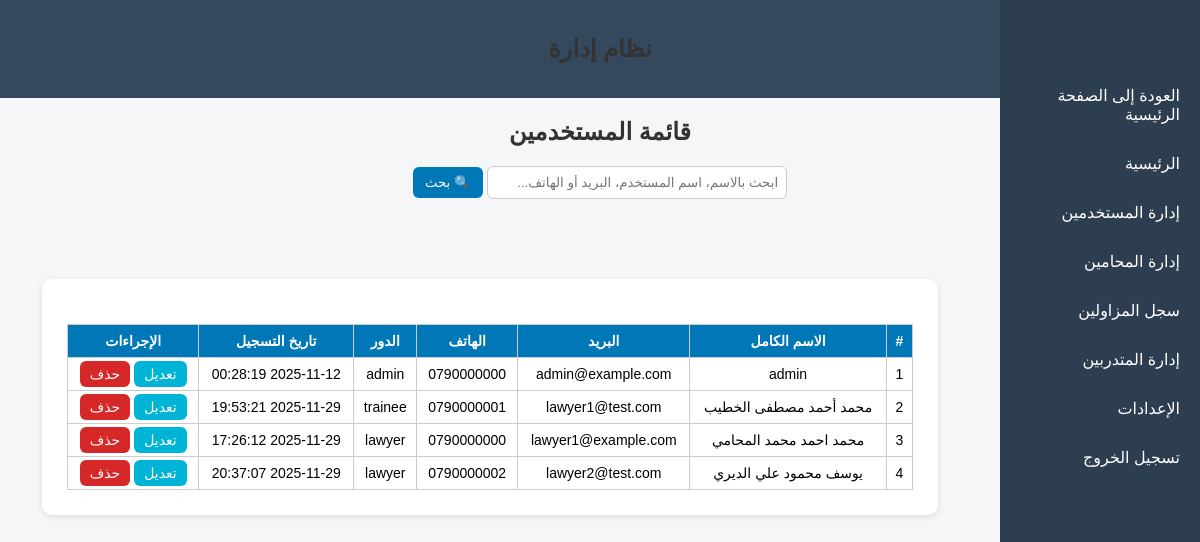
/admin/users/users.php (signed in), run on an earlier commit of the app's database.
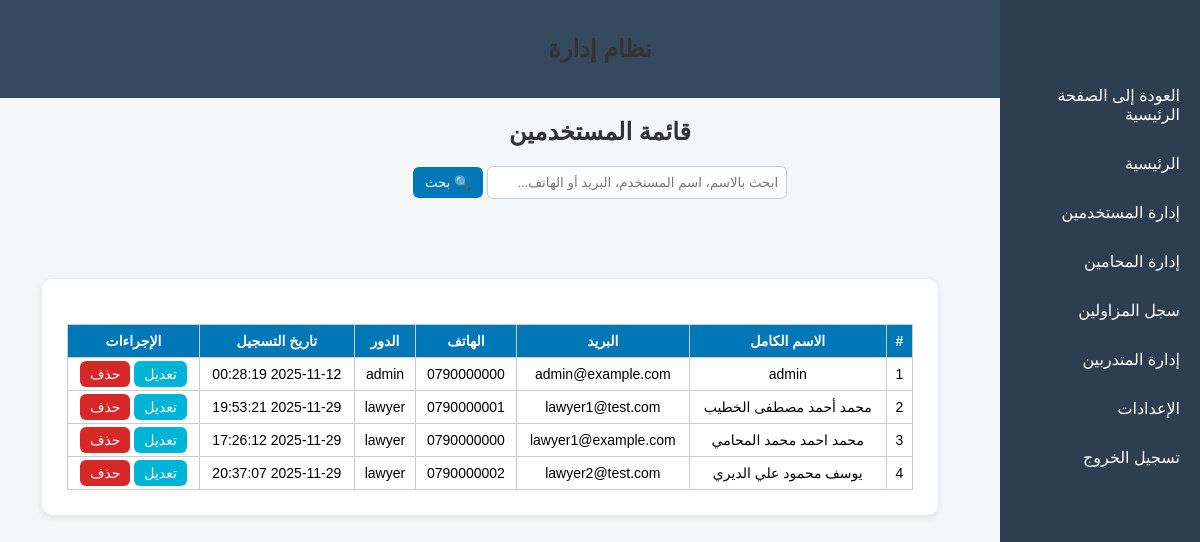
And on a later commit of the database.
### tables this page shows
CREATE TABLE `users` (
  `user_id` int(11) NOT NULL,
  `full_name` varchar(200) NOT NULL,
  `national_id` varchar(30) NOT NULL,
  `phone` varchar(30) DEFAULT NULL,
  `email` varchar(150) DEFAULT NULL,
  `address` varchar(255) DEFAULT NULL,
  `password` varchar(255) NOT NULL,
  `role` enum('trainee','lawyer','admin') NOT NULL DEFAULT 'trainee',
  `created_at` datetime NOT NULL DEFAULT current_timestamp(),
  `updated_at` datetime NOT NULL DEFAULT current_timestamp() ON UPDATE current_timestamp()
);

### admin/users/users.php (the view, shortened to what this page needs)
<?php
include("../includes/header.php");
$search = isset($_GET['search']) ? trim($_GET['search']) : '';
$query = "SELECT * FROM users";
$params = [];
$query .= " ORDER BY full_name ASC";
$stmt = $pdo->prepare($query);
$stmt->execute($params);
$users = $stmt->fetchAll(PDO::FETCH_ASSOC);
?>
<!DOCTYPE html>
<html lang="ar" dir="rtl">
<head>
<link rel="stylesheet" href="../../assets/css/admin.css">
</head>
<body>
<h2>قائمة المستخدمين</h2>
<form method="GET">
    <input type="text" name="search" placeholder="ابحث بالاسم، اسم المستخدم، البريد أو الهاتف..." value="<?= htmlspecialchars($search) ?>">
    <button type="submit">🔍 بحث</button>
</form>
<div class="admin-container">
<?php include("../includes/sidebar.php"); ?>
<div class="container">
<?php if ($users): ?>
<table>
<thead>
<tr>
    <th>#</th>
    <th>الاسم الكامل</th>
    <th>البريد</th>
    <th>الهاتف</th>
    <th>الدور</th>
    <th>تاريخ التسجيل</th>
    <th>الإجراءات</th>
</tr>
</thead>
<tbody>
<?php foreach ($users as $i => $u): ?>
<tr>
    <td><?= $i+1 ?></td>
    <td><?= htmlspecialchars($u['full_name']) ?></td>
    <td><?= htmlspecialchars($u['email'] ?? '-') ?></td>
    <td><?= htmlspecialchars($u['phone'] ?? '-') ?></td>
    <td><?= htmlspecialchars($u['role']) ?></td>
    <td><?= htmlspecialchars($u['created_at'] ?? '-') ?></td>
    <td>
        <a href="edit_user.php?id=<?= $u['user_id'] ?>" class="btn edit-btn">تعديل</a>
        <a href="delete_user.php?id=<?= $u['user_id'] ?>" class="btn delete-btn" onclick="return confirm('هل أنت متأكد من حذف هذا المستخدم؟')">حذف</a>
    </td>
</tr>
<?php endforeach; ?>
</tbody>
</table>
<?php else: ?>
<p class="no-data">لا توجد نتائج مطابقة.</p>
<?php endif; ?>
</div>
</div>
</body>
</html>

### admin/includes/header.php
<header class="admin-header">
  <h2>نظام إدارة</h2>
</header>

### admin/includes/sidebar.php
<aside class="admin-sidebar">
  <ul>
    <li><a href="/mutadarrib/index.php">العودة إلى الصفحة الرئيسية</a></li>
    <li><a href="/mutadarrib/admin/dashboard.php">الرئيسية</a></li>
    <li><a href="/mutadarrib/admin/users/users.php">إدارة المستخدمين</a></li>
    <li><a href="/mutadarrib/admin/lawyers/lawyers.php">إدارة المحامين</a></li>
    <li><a href="/mutadarrib/admin/lawyers/syndicate_lawyers.php">سجل المزاولين</a></li>
    <li><a href="/mutadarrib/admin/trainees/trainees.php">إدارة المتدربين</a></li>
    <li><a href="/mutadarrib/admin/settings.php">الإعدادات</a></li>
    <li><a href="/mutadarrib/auth/logout.php">تسجيل الخروج</a></li>
  </ul>
</aside>

### assets/css/admin.css (style rules this page uses)
body { font-family: "Cairo", sans-serif; background-color: #f4f6f8; direction: rtl; margin: 0; padding: 0; }
.admin-container { margin-right: 220px; padding: 20px; }
.admin-sidebar { width: 200px; background-color: #2c3e50; color: white; height: 100vh; position: fixed; right: 0; top: 0; padding-top: 60px; }
.admin-sidebar ul { list-style: none; padding: 0; }
.admin-sidebar li { margin: 10px 0; }
.admin-sidebar a { color: white; text-decoration: none; display: block; padding: 10px 20px; }
.admin-header { background-color: #34495e; color: white; padding: 15px; text-align: right; }
.container { width: 90%; margin: 40px auto; background: #fff; padding: 25px; border-radius: 10px; box-shadow: 0 2px 6px rgba(0,0,0,0.1); }
h2 { text-align: center; margin-bottom: 20px; color: #333; }
form { text-align: center; margin-bottom: 20px; }
input[type="text"] { padding: 8px; width: 300px; border-radius: 6px; border: 1px solid #ccc; }
button { padding: 8px 12px; background-color: #0077b6; color: #fff; border: none; border-radius: 6px; cursor: pointer; }
table { width: 100%; border-collapse: collapse; margin-top: 15px; }
th, td { padding: 10px; text-align: center; border-bottom: 1px solid #ddd; }
th { background-color: #0077b6; color: white; }

### admin/users/users.php (style rules this page uses)
table { width: 100%; border-collapse: collapse; margin-top: 20px; font-size:14px; }
th, td { border: 1px solid #ccc; padding: 8px; text-align: center; }
th { background: #0077b6; color: white; }
a.btn { padding: 5px 10px; border-radius: 6px; color: white; text-decoration: none; }
.edit-btn { background-color: #00b4d8; }
.delete-btn { background-color: #d62828; }

What changed in the data, as far as the page shows it:
changed users "محمد أحمد مصطفى الخطيب": role "trainee" → "lawyer"
